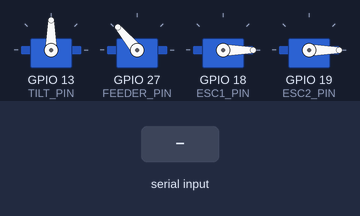
Simulated run of this sketch. Board: ESP32. Parts: 4 × servo. The inputs (shaded band) are chosen by the test bench. What the sketch prints to the serial monitor is not drawn.

Above: at 2.2 s.
2.3 s: "fd1\n" received over Serial
At 3.5 s:
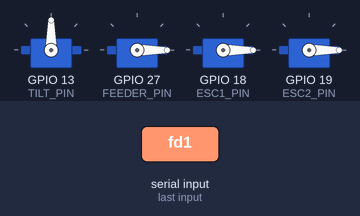
3.8 s: "max\n" received over Serial
At 4.7 s:
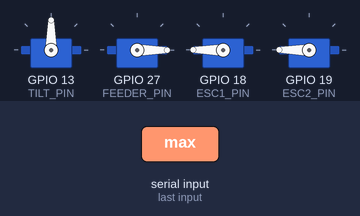
5.3 s: "fd0\n" received over Serial
At 5.9 s:
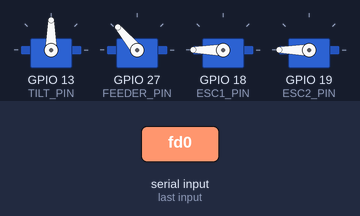
Timing chart, 0 to 8.3 s (numbered marks = the images above; inputs shaded):
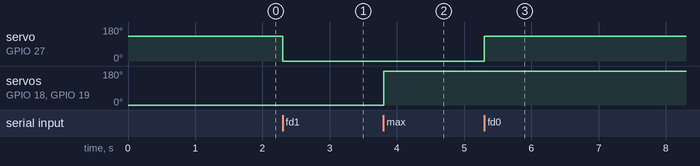

Measured:
- after the input at 2.3 s, servo on GPIO 27 (FEEDER_PIN): 130° → 0° at once
- after the input at 3.8 s, servo on GPIO 18 (ESC1_PIN), servo on GPIO 19 (ESC2_PIN): 0° → 180° at once
- after the input at 5.3 s, servo on GPIO 27 (FEEDER_PIN): 0° → 130° at once

The sketch:

test_esc.ino
```cpp
#include <ESP32Servo.h>
#include "soc/soc.h"
#include "soc/rtc_cntl_reg.h"

#define ESC1_PIN        18
#define ESC2_PIN        19
#define TILT_PIN        13
#define FEEDER_PIN      27
#define FEEDER_HOME     130
#define FEEDER_LOAD     0
#define MIN_US          1100
#define MAX_US          1400
#define TILT_MIN        45
#define TILT_MAX        135
#define IMU_RX_PIN      16
#define IMU_TX_PIN      17

Servo esc1;
Servo esc2;
Servo tiltServo;
Servo feederServo;

int   currentTilt    = 90;
int   currentEscUs   = MIN_US;

// --- IMU state ---
float imuPitch  = 0.0;
float imuRoll   = 0.0;
bool  imuValid  = false;
char  imuBuf[64];
int   imuBufIdx = 0;

// --- Serial input ---
char inputBuf[16];
int  inputIdx = 0;

// -------------------------------------------------------

void writeBoth(int us) {
  us = constrain(us, MIN_US, MAX_US);
  currentEscUs = us;
  esc1.writeMicroseconds(us);
  esc2.writeMicroseconds(us);
  Serial.print("ESC: "); Serial.print(us); Serial.println(" us");
}

void setTilt(int deg) {
  deg = constrain(deg, TILT_MIN, TILT_MAX);
  currentTilt = deg;
  tiltServo.write(deg);
  Serial.print("Tilt: "); Serial.print(deg); Serial.println("°");
}

void setFeeder(bool load) {
  feederServo.write(load ? FEEDER_LOAD : FEEDER_HOME);
  Serial.println(load ? "Feeder: PUSH" : "Feeder: HOME");
}

void parseImuLine(const char* line) {
  if (strncmp(line, "IMU:", 4) != 0) return;
  char buf[32];
  strncpy(buf, line + 4, sizeof(buf) - 1);
  buf[sizeof(buf) - 1] = '\0';
  char* tok1 = strtok(buf, ",");
  char* tok2 = strtok(NULL, ",");
  if (tok1 && tok2) {
    imuPitch = atof(tok1);
    imuRoll  = atof(tok2);
    imuValid = true;
  }
}

void readImu() {
  while (Serial2.available()) {
    char c = Serial2.read();
    if (c == '\n' || c == '\r') {
      if (imuBufIdx > 0) {
        imuBuf[imuBufIdx] = '\0';
        parseImuLine(imuBuf);
        imuBufIdx = 0;
      }
    } else if (imuBufIdx < (int)sizeof(imuBuf) - 1) {
      imuBuf[imuBufIdx++] = c;
    } else {
      imuBufIdx = 0;
    }
  }
}

void printStatus() {
  Serial.print("Tilt: "); Serial.print(currentTilt); Serial.print("°");
  Serial.print("  ESC: "); Serial.print(currentEscUs); Serial.print(" us");
  if (imuValid) {
    Serial.print("  |  IMU pitch: "); Serial.print(imuPitch, 1);
    Serial.print("°  roll: "); Serial.print(imuRoll, 1); Serial.print("°");
  } else {
    Serial.print("  |  IMU: ---");
  }
  Serial.println();
}

// countdown then fire feeder, then home
void doShoot(int escUs) {
  writeBoth(escUs);
  delay(300);   // motors spinning

  Serial.println("--- SHOOT SEQUENCE ---");
  for (int i = 3; i >= 1; i--) {
    readImu();
    Serial.print(i); Serial.print("...  ");
    printStatus();
    delay(1000);
  }

  Serial.println("FIRE!");
  setFeeder(true);
  delay(1500);
  setFeeder(false);

  Serial.println("--- DONE --- measure distance now");
  printStatus();

  writeBoth(MIN_US);  // stop motors after shot
}

// -------------------------------------------------------

void setup() {
  WRITE_PERI_REG(RTC_CNTL_BROWN_OUT_REG, 0);
  Serial.begin(115200);
  Serial2.begin(115200, SERIAL_8N1, IMU_RX_PIN, IMU_TX_PIN);
  delay(500);
  while (Serial2.available()) Serial2.read();

  ESP32PWM::allocateTimer(0);
  ESP32PWM::allocateTimer(1);
  ESP32PWM::allocateTimer(2);
  ESP32PWM::allocateTimer(3);

  tiltServo.setPeriodHertz(50);
  tiltServo.attach(TILT_PIN, 500, 2500);
  setTilt(90);

  feederServo.setPeriodHertz(50);
  feederServo.attach(FEEDER_PIN, 500, 2500);
  feederServo.write(FEEDER_HOME);
  delay(500);

  esc1.setPeriodHertz(50);
  esc2.setPeriodHertz(50);
  esc1.attach(ESC1_PIN, MIN_US, MAX_US);
  esc2.attach(ESC2_PIN, MIN_US, MAX_US);
  writeBoth(MIN_US);

  Serial.println("=== ESC + Tilt + Feeder + IMU Test ===");
  Serial.println();
  Serial.println("ESC:    min / max / arm / <1100-1400>");
  Serial.println("Tilt:   t<deg>  t+  t-        e.g. t90  t110");
  Serial.println("Feeder: fd1 (push)  fd0 (home)");
  Serial.println("Shoot:  shoot         — 3s countdown at current ESC speed");
  Serial.println("        shoot<us>     — set speed + 3s countdown  e.g. shoot1300");
  Serial.println("Info:   s             — print status");
  Serial.println();
  Serial.println("Quick calibration:");
  Serial.println("  arm → t90 → shoot1200  (loads, counts 3s, fires, stops)");
  Serial.println("  measure → shoot1300 → measure → shoot1400 → measure");
}

void loop() {
  readImu();

  static unsigned long lastPrint = 0;
  if (millis() - lastPrint > 2000) {
    lastPrint = millis();
    printStatus();
  }

  while (Serial.available()) {
    char c = Serial.read();
    if (c == '\n' || c == '\r') {
      if (inputIdx > 0) {
        inputBuf[inputIdx] = '\0';
        inputIdx = 0;
        handleCommand(inputBuf);
      }
    } else if (inputIdx < (int)sizeof(inputBuf) - 1) {
      inputBuf[inputIdx++] = c;
    }
  }
}

void handleCommand(const char* cmd) {
  // --- Shoot with countdown ---
  if (strncmp(cmd, "shoot", 5) == 0) {
    int us = (strlen(cmd) > 5) ? atoi(cmd + 5) : currentEscUs;
    us = constrain(us, MIN_US, MAX_US);
    doShoot(us);
    return;
  }

  // --- Tilt ---
  if (cmd[0] == 't') {
    if (cmd[1] == '+') {
      setTilt(currentTilt + 5);
    } else if (cmd[1] == '-') {
      setTilt(currentTilt - 5);
    } else {
      int deg = atoi(cmd + 1);
      if (deg >= TILT_MIN && deg <= TILT_MAX) {
        setTilt(deg);
      } else {
        Serial.print("Tilt out of range ("); Serial.print(TILT_MIN);
        Serial.print("-"); Serial.print(TILT_MAX); Serial.println(")");
      }
    }
    delay(400);
    printStatus();
    return;
  }

  // --- Feeder manual ---
  if (strcmp(cmd, "fd1") == 0) { setFeeder(true);  return; }
  if (strcmp(cmd, "fd0") == 0) { setFeeder(false); return; }

  // --- Status ---
  if (strcmp(cmd, "s") == 0) { printStatus(); return; }

  // --- ESC ---
  if (strcmp(cmd, "min") == 0) {
    writeBoth(MIN_US);
  } else if (strcmp(cmd, "max") == 0) {
    writeBoth(MAX_US);
  } else if (strcmp(cmd, "arm") == 0) {
    Serial.println("Arming: 2 s at MIN_US...");
    writeBoth(MIN_US);
    delay(2000);
    Serial.println("Done.");
  } else {
    int val = atoi(cmd);
    if (val >= MIN_US && val <= MAX_US) {
      writeBoth(val);
      printStatus();
    } else {
      Serial.print("Unknown: "); Serial.println(cmd);
    }
  }
}
```
